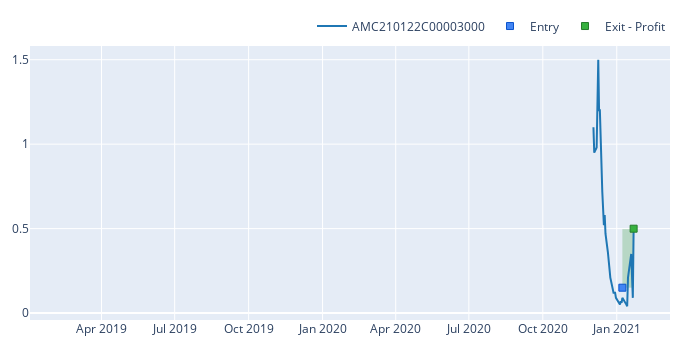

The notebook cell saved with this chart:
### Code cell
# portfolio['AMC'].trades.plot().show()
portfolio.trades['expiration']['AMC']['AMC210122C00003000'].plot().show()
# portfolio['AMC'].plot().show()

### Figure 1 — Plotly figure (JSON) as saved in the notebook; plotly's stock layout.template omitted (floating-point values rounded to 4 significant figures; data arrays with more than 128 entries replaced by an {"elided": "..."} marker saying what was removed)
{"data": [{"line": {"color": "#1f77b4"}, "name": "AMC210122C00003000", "showlegend": true, "type": "scatter", "uid": "62b83ffb-7e39-4ec4-9c8a-eb9d0c8dec55", "x": {"elided": "440 str values"}, "y": {"elided": "440 float values"}}, {"customdata": [["1", "2000.0", "0.30029999999999996", "Long", "1"]], "hovertemplate": "Trade Id: %{customdata[0]}<br>Date: %{x}<br>Avg. Price: %{y}<br>Size: %{customdata[1]:.6f}<br>Fees: %{customdata[2]:.6f}<br>Direction: %{customdata[3]}<br>Position Id: %{customdata[4]}", "marker": {"color": "#4285F4", "line": {"color": "rgb(11,84,205)", "width": 1}, "size": 7, "symbol": "square"}, "mode": "markers", "name": "Entry", "type": "scatter", "uid": "13b3b1d6-0a63-49d0-b1b5-d3e9f9e46b72", "x": ["2021-01-08T00:00:00"], "y": [0.1501]}, {"customdata": [["1", "14 days 00:00:00", "2000.0", "0.999", "697.4007", "2.3223466533466537", "Long", "1"]], "hovertemplate": "Trade Id: %{customdata[0]}<br>Date: %{x}<br>Duration: %{customdata[1]}<br>Avg. Price: %{y}<br>Size: %{customdata[2]:.6f}<br>Fees: %{customdata[3]:.6f}<br>PnL: %{customdata[4]:.6f}<br>Return: %{customdata[5]:.2%}<br>Direction: %{customdata[6]}<br>Position Id: %{customdata[7]}", "marker": {"color": "#37B13F", "line": {"color": "rgb(38,123,44)", "width": 1}, "size": 7, "symbol": "square"}, "mode": "markers", "name": "Exit - Profit", "type": "scatter", "uid": "24ec1fc4-6e80-46aa-aa67-a4271caa34e7", "x": ["2021-01-22T00:00:00"], "y": [0.4995]}], "layout": {"height": 350, "legend": {"orientation": "h", "traceorder": "normal", "x": 1, "xanchor": "right", "y": 1.02, "yanchor": "bottom"}, "margin": {"b": 30, "l": 30, "r": 30, "t": 30}, "shapes": [{"fillcolor": "green", "layer": "below", "line": {"width": 0}, "opacity": 0.2, "type": "rect", "x0": "2021-01-08T00:00:00", "x1": "2021-01-22T00:00:00", "xref": "x", "y0": 0.1501, "y1": 0.4995, "yref": "y"}], "width": 700}}
